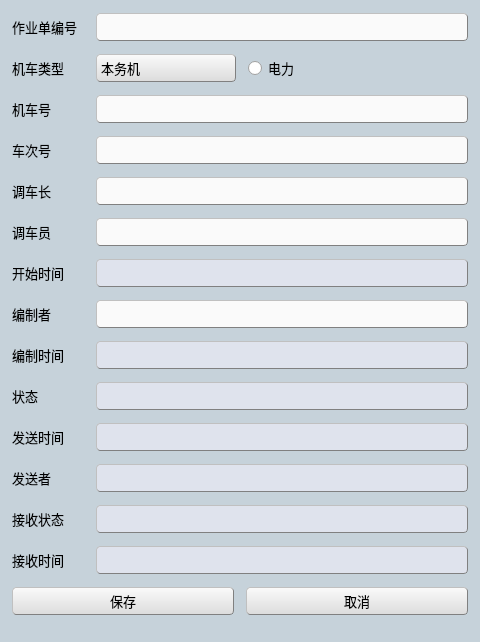
<?xml version="1.0" encoding="UTF-8"?>
<ui version="4.0">
 <class>WorksheetsDetailsWnd</class>
 <widget class="QWidget" name="WorksheetsDetailsWnd">
  <property name="geometry">
   <rect>
    <x>0</x>
    <y>0</y>
    <width>480</width>
    <height>642</height>
   </rect>
  </property>
  <property name="minimumSize">
   <size>
    <width>480</width>
    <height>642</height>
   </size>
  </property>
  <property name="maximumSize">
   <size>
    <width>480</width>
    <height>642</height>
   </size>
  </property>
  <property name="palette">
   <palette>
    <active>
     <colorrole role="Base">
      <brush brushstyle="SolidPattern">
       <color alpha="255">
        <red>255</red>
        <green>255</green>
        <blue>255</blue>
       </color>
      </brush>
     </colorrole>
     <colorrole role="Window">
      <brush brushstyle="SolidPattern">
       <color alpha="255">
        <red>198</red>
        <green>210</green>
        <blue>218</blue>
       </color>
      </brush>
     </colorrole>
    </active>
    <inactive>
     <colorrole role="Base">
      <brush brushstyle="SolidPattern">
       <color alpha="255">
        <red>255</red>
        <green>255</green>
        <blue>255</blue>
       </color>
      </brush>
     </colorrole>
     <colorrole role="Window">
      <brush brushstyle="SolidPattern">
       <color alpha="255">
        <red>198</red>
        <green>210</green>
        <blue>218</blue>
       </color>
      </brush>
     </colorrole>
    </inactive>
    <disabled>
     <colorrole role="Base">
      <brush brushstyle="SolidPattern">
       <color alpha="255">
        <red>198</red>
        <green>210</green>
        <blue>218</blue>
       </color>
      </brush>
     </colorrole>
     <colorrole role="Window">
      <brush brushstyle="SolidPattern">
       <color alpha="255">
        <red>198</red>
        <green>210</green>
        <blue>218</blue>
       </color>
      </brush>
     </colorrole>
    </disabled>
   </palette>
  </property>
  <property name="windowTitle">
   <string>Form</string>
  </property>
  <property name="styleSheet">
   <string notr="true">QPushButton
{
	background-color: rgb(240, 240, 240);
	border:1px groove gray;
	border-radius:4px;
	padding:2px 4px;
	border-style:outset;
	background-color: qlineargradient(spread:pad, x1:0, y1:1, x2:0, y2:0, stop:0 rgba(220, 220, 220, 255), stop:1 rgba(250, 250, 250, 255));
}

QPushButton:hover
{
	background-color: rgb(229, 241, 251);
	color:black
}
QPushButton:pressed
{
	background-color: rgb(204, 228, 247);
	border-style:inset
}
</string>
  </property>
  <layout class="QVBoxLayout" name="verticalLayout">
   <property name="spacing">
    <number>12</number>
   </property>
   <property name="leftMargin">
    <number>12</number>
   </property>
   <property name="topMargin">
    <number>12</number>
   </property>
   <property name="rightMargin">
    <number>12</number>
   </property>
   <property name="bottomMargin">
    <number>12</number>
   </property>
   <item>
    <layout class="QHBoxLayout" name="horizontalLayout">
     <property name="spacing">
      <number>12</number>
     </property>
     <item>
      <widget class="QLabel" name="label">
       <property name="minimumSize">
        <size>
         <width>72</width>
         <height>28</height>
        </size>
       </property>
       <property name="maximumSize">
        <size>
         <width>72</width>
         <height>28</height>
        </size>
       </property>
       <property name="font">
        <font>
         <family>微软雅黑</family>
         <pointsize>10</pointsize>
        </font>
       </property>
       <property name="text">
        <string>作业单编号</string>
       </property>
      </widget>
     </item>
     <item>
      <widget class="QLineEdit" name="lineEdit">
       <property name="minimumSize">
        <size>
         <width>0</width>
         <height>28</height>
        </size>
       </property>
       <property name="maximumSize">
        <size>
         <width>16777215</width>
         <height>28</height>
        </size>
       </property>
       <property name="font">
        <font>
         <family>微软雅黑</family>
         <pointsize>10</pointsize>
        </font>
       </property>
       <property name="styleSheet">
        <string notr="true">border-style: outset; 
border-width: 1px; 
border-color: gray;
background-color: rgb(250, 250, 250);
border-radius:4px;
padding:1px 1px;</string>
       </property>
      </widget>
     </item>
    </layout>
   </item>
   <item>
    <layout class="QHBoxLayout" name="horizontalLayout_2">
     <property name="spacing">
      <number>12</number>
     </property>
     <item>
      <widget class="QLabel" name="label_2">
       <property name="minimumSize">
        <size>
         <width>72</width>
         <height>28</height>
        </size>
       </property>
       <property name="maximumSize">
        <size>
         <width>72</width>
         <height>28</height>
        </size>
       </property>
       <property name="font">
        <font>
         <family>微软雅黑</family>
         <pointsize>10</pointsize>
        </font>
       </property>
       <property name="text">
        <string>机车类型</string>
       </property>
      </widget>
     </item>
     <item>
      <widget class="QPushButton" name="pushButton">
       <property name="minimumSize">
        <size>
         <width>140</width>
         <height>28</height>
        </size>
       </property>
       <property name="maximumSize">
        <size>
         <width>140</width>
         <height>28</height>
        </size>
       </property>
       <property name="font">
        <font>
         <family>微软雅黑</family>
         <pointsize>10</pointsize>
        </font>
       </property>
       <property name="styleSheet">
        <string notr="true">text-align:left</string>
       </property>
       <property name="text">
        <string>本务机</string>
       </property>
      </widget>
     </item>
     <item>
      <widget class="QRadioButton" name="radioButton">
       <property name="minimumSize">
        <size>
         <width>0</width>
         <height>28</height>
        </size>
       </property>
       <property name="maximumSize">
        <size>
         <width>16777215</width>
         <height>28</height>
        </size>
       </property>
       <property name="font">
        <font>
         <family>微软雅黑</family>
         <pointsize>10</pointsize>
        </font>
       </property>
       <property name="text">
        <string>电力</string>
       </property>
      </widget>
     </item>
    </layout>
   </item>
   <item>
    <layout class="QHBoxLayout" name="horizontalLayout_3">
     <property name="spacing">
      <number>12</number>
     </property>
     <item>
      <widget class="QLabel" name="label_3">
       <property name="minimumSize">
        <size>
         <width>72</width>
         <height>28</height>
        </size>
       </property>
       <property name="maximumSize">
        <size>
         <width>72</width>
         <height>28</height>
        </size>
       </property>
       <property name="font">
        <font>
         <family>微软雅黑</family>
         <pointsize>10</pointsize>
        </font>
       </property>
       <property name="text">
        <string>机车号</string>
       </property>
      </widget>
     </item>
     <item>
      <widget class="QLineEdit" name="lineEdit_2">
       <property name="minimumSize">
        <size>
         <width>0</width>
         <height>28</height>
        </size>
       </property>
       <property name="maximumSize">
        <size>
         <width>16777215</width>
         <height>28</height>
        </size>
       </property>
       <property name="font">
        <font>
         <family>微软雅黑</family>
         <pointsize>10</pointsize>
        </font>
       </property>
       <property name="styleSheet">
        <string notr="true">border-style: outset; 
border-width: 1px; 
border-color: gray;
background-color: rgb(250, 250, 250);
border-radius:4px;
padding:1px 1px;</string>
       </property>
      </widget>
     </item>
    </layout>
   </item>
   <item>
    <layout class="QHBoxLayout" name="horizontalLayout_4">
     <property name="spacing">
      <number>12</number>
     </property>
     <item>
      <widget class="QLabel" name="label_4">
       <property name="minimumSize">
        <size>
         <width>72</width>
         <height>28</height>
        </size>
       </property>
       <property name="maximumSize">
        <size>
         <width>72</width>
         <height>28</height>
        </size>
       </property>
       <property name="font">
        <font>
         <family>微软雅黑</family>
         <pointsize>10</pointsize>
        </font>
       </property>
       <property name="text">
        <string>车次号</string>
       </property>
      </widget>
     </item>
     <item>
      <widget class="QLineEdit" name="lineEdit_3">
       <property name="minimumSize">
        <size>
         <width>0</width>
         <height>28</height>
        </size>
       </property>
       <property name="maximumSize">
        <size>
         <width>16777215</width>
         <height>28</height>
        </size>
       </property>
       <property name="font">
        <font>
         <family>微软雅黑</family>
         <pointsize>10</pointsize>
        </font>
       </property>
       <property name="styleSheet">
        <string notr="true">border-style: outset; 
border-width: 1px; 
border-color: gray;
background-color: rgb(250, 250, 250);
border-radius:4px;
padding:1px 1px;</string>
       </property>
      </widget>
     </item>
    </layout>
   </item>
   <item>
    <layout class="QHBoxLayout" name="horizontalLayout_5">
     <property name="spacing">
      <number>12</number>
     </property>
     <item>
      <widget class="QLabel" name="label_5">
       <property name="minimumSize">
        <size>
         <width>72</width>
         <height>28</height>
        </size>
       </property>
       <property name="maximumSize">
        <size>
         <width>72</width>
         <height>28</height>
        </size>
       </property>
       <property name="font">
        <font>
         <family>微软雅黑</family>
         <pointsize>10</pointsize>
        </font>
       </property>
       <property name="text">
        <string>调车长</string>
       </property>
      </widget>
     </item>
     <item>
      <widget class="QLineEdit" name="lineEdit_4">
       <property name="minimumSize">
        <size>
         <width>0</width>
         <height>28</height>
        </size>
       </property>
       <property name="maximumSize">
        <size>
         <width>16777215</width>
         <height>28</height>
        </size>
       </property>
       <property name="font">
        <font>
         <family>微软雅黑</family>
         <pointsize>10</pointsize>
        </font>
       </property>
       <property name="styleSheet">
        <string notr="true">border-style: outset; 
border-width: 1px; 
border-color: gray;
background-color: rgb(250, 250, 250);
border-radius:4px;
padding:1px 1px;</string>
       </property>
      </widget>
     </item>
    </layout>
   </item>
   <item>
    <layout class="QHBoxLayout" name="horizontalLayout_6">
     <property name="spacing">
      <number>12</number>
     </property>
     <item>
      <widget class="QLabel" name="label_6">
       <property name="minimumSize">
        <size>
         <width>72</width>
         <height>28</height>
        </size>
       </property>
       <property name="maximumSize">
        <size>
         <width>72</width>
         <height>28</height>
        </size>
       </property>
       <property name="font">
        <font>
         <family>微软雅黑</family>
         <pointsize>10</pointsize>
        </font>
       </property>
       <property name="text">
        <string>调车员</string>
       </property>
      </widget>
     </item>
     <item>
      <widget class="QLineEdit" name="lineEdit_5">
       <property name="minimumSize">
        <size>
         <width>0</width>
         <height>28</height>
        </size>
       </property>
       <property name="maximumSize">
        <size>
         <width>16777215</width>
         <height>28</height>
        </size>
       </property>
       <property name="font">
        <font>
         <family>微软雅黑</family>
         <pointsize>10</pointsize>
        </font>
       </property>
       <property name="styleSheet">
        <string notr="true">border-style: outset; 
border-width: 1px; 
border-color: gray;
background-color: rgb(250, 250, 250);
border-radius:4px;
padding:1px 1px;</string>
       </property>
      </widget>
     </item>
    </layout>
   </item>
   <item>
    <layout class="QHBoxLayout" name="horizontalLayout_7">
     <property name="spacing">
      <number>12</number>
     </property>
     <item>
      <widget class="QLabel" name="label_7">
       <property name="minimumSize">
        <size>
         <width>72</width>
         <height>28</height>
        </size>
       </property>
       <property name="maximumSize">
        <size>
         <width>72</width>
         <height>28</height>
        </size>
       </property>
       <property name="font">
        <font>
         <family>微软雅黑</family>
         <pointsize>10</pointsize>
        </font>
       </property>
       <property name="text">
        <string>开始时间</string>
       </property>
      </widget>
     </item>
     <item>
      <widget class="QLineEdit" name="lineEdit_6">
       <property name="minimumSize">
        <size>
         <width>0</width>
         <height>28</height>
        </size>
       </property>
       <property name="maximumSize">
        <size>
         <width>16777215</width>
         <height>28</height>
        </size>
       </property>
       <property name="font">
        <font>
         <family>微软雅黑</family>
         <pointsize>10</pointsize>
        </font>
       </property>
       <property name="styleSheet">
        <string notr="true">border-style: outset; 
border-width: 1px; 
border-color: gray;
background-color: rgb(223, 227, 237);
border-radius:4px;
padding:1px 1px;
color:rgb(102, 102, 102);</string>
       </property>
      </widget>
     </item>
    </layout>
   </item>
   <item>
    <layout class="QHBoxLayout" name="horizontalLayout_8">
     <property name="spacing">
      <number>12</number>
     </property>
     <item>
      <widget class="QLabel" name="label_8">
       <property name="minimumSize">
        <size>
         <width>72</width>
         <height>28</height>
        </size>
       </property>
       <property name="maximumSize">
        <size>
         <width>72</width>
         <height>28</height>
        </size>
       </property>
       <property name="font">
        <font>
         <family>微软雅黑</family>
         <pointsize>10</pointsize>
        </font>
       </property>
       <property name="text">
        <string>编制者</string>
       </property>
      </widget>
     </item>
     <item>
      <widget class="QLineEdit" name="lineEdit_7">
       <property name="minimumSize">
        <size>
         <width>0</width>
         <height>28</height>
        </size>
       </property>
       <property name="maximumSize">
        <size>
         <width>16777215</width>
         <height>28</height>
        </size>
       </property>
       <property name="font">
        <font>
         <family>微软雅黑</family>
         <pointsize>10</pointsize>
        </font>
       </property>
       <property name="styleSheet">
        <string notr="true">border-style: outset; 
border-width: 1px; 
border-color: gray;
background-color: rgb(250, 250, 250);
border-radius:4px;
padding:1px 1px;</string>
       </property>
      </widget>
     </item>
    </layout>
   </item>
   <item>
    <layout class="QHBoxLayout" name="horizontalLayout_9">
     <property name="spacing">
      <number>12</number>
     </property>
     <item>
      <widget class="QLabel" name="label_9">
       <property name="minimumSize">
        <size>
         <width>72</width>
         <height>28</height>
        </size>
       </property>
       <property name="maximumSize">
        <size>
         <width>72</width>
         <height>28</height>
        </size>
       </property>
       <property name="font">
        <font>
         <family>微软雅黑</family>
         <pointsize>10</pointsize>
        </font>
       </property>
       <property name="text">
        <string>编制时间</string>
       </property>
      </widget>
     </item>
     <item>
      <widget class="QLineEdit" name="lineEdit_8">
       <property name="minimumSize">
        <size>
         <width>0</width>
         <height>28</height>
        </size>
       </property>
       <property name="maximumSize">
        <size>
         <width>16777215</width>
         <height>28</height>
        </size>
       </property>
       <property name="font">
        <font>
         <family>微软雅黑</family>
         <pointsize>10</pointsize>
        </font>
       </property>
       <property name="styleSheet">
        <string notr="true">border-style: outset; 
border-width: 1px; 
border-color: gray;
background-color: rgb(223, 227, 237);
border-radius:4px;
padding:1px 1px;
color:rgb(102, 102, 102);</string>
       </property>
      </widget>
     </item>
    </layout>
   </item>
   <item>
    <layout class="QHBoxLayout" name="horizontalLayout_10">
     <property name="spacing">
      <number>12</number>
     </property>
     <item>
      <widget class="QLabel" name="label_10">
       <property name="minimumSize">
        <size>
         <width>72</width>
         <height>28</height>
        </size>
       </property>
       <property name="maximumSize">
        <size>
         <width>72</width>
         <height>28</height>
        </size>
       </property>
       <property name="font">
        <font>
         <family>微软雅黑</family>
         <pointsize>10</pointsize>
        </font>
       </property>
       <property name="text">
        <string>状态</string>
       </property>
      </widget>
     </item>
     <item>
      <widget class="QLineEdit" name="lineEdit_9">
       <property name="minimumSize">
        <size>
         <width>0</width>
         <height>28</height>
        </size>
       </property>
       <property name="maximumSize">
        <size>
         <width>16777215</width>
         <height>28</height>
        </size>
       </property>
       <property name="font">
        <font>
         <family>微软雅黑</family>
         <pointsize>10</pointsize>
        </font>
       </property>
       <property name="styleSheet">
        <string notr="true">border-style: outset; 
border-width: 1px; 
border-color: gray;
background-color: rgb(223, 227, 237);
border-radius:4px;
padding:1px 1px;
color:rgb(102, 102, 102);</string>
       </property>
      </widget>
     </item>
    </layout>
   </item>
   <item>
    <layout class="QHBoxLayout" name="horizontalLayout_11">
     <property name="spacing">
      <number>12</number>
     </property>
     <item>
      <widget class="QLabel" name="label_11">
       <property name="minimumSize">
        <size>
         <width>72</width>
         <height>28</height>
        </size>
       </property>
       <property name="maximumSize">
        <size>
         <width>72</width>
         <height>28</height>
        </size>
       </property>
       <property name="font">
        <font>
         <family>微软雅黑</family>
         <pointsize>10</pointsize>
        </font>
       </property>
       <property name="text">
        <string>发送时间</string>
       </property>
      </widget>
     </item>
     <item>
      <widget class="QLineEdit" name="lineEdit_10">
       <property name="minimumSize">
        <size>
         <width>0</width>
         <height>28</height>
        </size>
       </property>
       <property name="maximumSize">
        <size>
         <width>16777215</width>
         <height>28</height>
        </size>
       </property>
       <property name="font">
        <font>
         <family>微软雅黑</family>
         <pointsize>10</pointsize>
        </font>
       </property>
       <property name="styleSheet">
        <string notr="true">border-style: outset; 
border-width: 1px; 
border-color: gray;
background-color: rgb(223, 227, 237);
border-radius:4px;
padding:1px 1px;
color:rgb(102, 102, 102);</string>
       </property>
      </widget>
     </item>
    </layout>
   </item>
   <item>
    <layout class="QHBoxLayout" name="horizontalLayout_12">
     <property name="spacing">
      <number>12</number>
     </property>
     <item>
      <widget class="QLabel" name="label_12">
       <property name="minimumSize">
        <size>
         <width>72</width>
         <height>28</height>
        </size>
       </property>
       <property name="maximumSize">
        <size>
         <width>72</width>
         <height>28</height>
        </size>
       </property>
       <property name="font">
        <font>
         <family>微软雅黑</family>
         <pointsize>10</pointsize>
        </font>
       </property>
       <property name="text">
        <string>发送者</string>
       </property>
      </widget>
     </item>
     <item>
      <widget class="QLineEdit" name="lineEdit_11">
       <property name="minimumSize">
        <size>
         <width>0</width>
         <height>28</height>
        </size>
       </property>
       <property name="maximumSize">
        <size>
         <width>16777215</width>
         <height>28</height>
        </size>
       </property>
       <property name="font">
        <font>
         <family>微软雅黑</family>
         <pointsize>10</pointsize>
        </font>
       </property>
       <property name="styleSheet">
        <string notr="true">border-style: outset; 
border-width: 1px; 
border-color: gray;
background-color: rgb(223, 227, 237);
border-radius:4px;
padding:1px 1px;
color:rgb(102, 102, 102);</string>
       </property>
      </widget>
     </item>
    </layout>
   </item>
   <item>
    <layout class="QHBoxLayout" name="horizontalLayout_13">
     <property name="spacing">
      <number>12</number>
     </property>
     <item>
      <widget class="QLabel" name="label_13">
       <property name="minimumSize">
        <size>
         <width>72</width>
         <height>28</height>
        </size>
       </property>
       <property name="maximumSize">
        <size>
         <width>72</width>
         <height>28</height>
        </size>
       </property>
       <property name="font">
        <font>
         <family>微软雅黑</family>
         <pointsize>10</pointsize>
        </font>
       </property>
       <property name="text">
        <string>接收状态</string>
       </property>
      </widget>
     </item>
     <item>
      <widget class="QLineEdit" name="lineEdit_12">
       <property name="minimumSize">
        <size>
         <width>0</width>
         <height>28</height>
        </size>
       </property>
       <property name="maximumSize">
        <size>
         <width>16777215</width>
         <height>28</height>
        </size>
       </property>
       <property name="font">
        <font>
         <family>微软雅黑</family>
         <pointsize>10</pointsize>
        </font>
       </property>
       <property name="styleSheet">
        <string notr="true">border-style: outset; 
border-width: 1px; 
border-color: gray;
background-color: rgb(223, 227, 237);
border-radius:4px;
padding:1px 1px;
color:rgb(102, 102, 102);</string>
       </property>
      </widget>
     </item>
    </layout>
   </item>
   <item>
    <layout class="QHBoxLayout" name="horizontalLayout_14">
     <property name="spacing">
      <number>12</number>
     </property>
     <item>
      <widget class="QLabel" name="label_14">
       <property name="minimumSize">
        <size>
         <width>72</width>
         <height>28</height>
        </size>
       </property>
       <property name="maximumSize">
        <size>
         <width>72</width>
         <height>28</height>
        </size>
       </property>
       <property name="font">
        <font>
         <family>微软雅黑</family>
         <pointsize>10</pointsize>
        </font>
       </property>
       <property name="text">
        <string>接收时间</string>
       </property>
      </widget>
     </item>
     <item>
      <widget class="QLineEdit" name="lineEdit_13">
       <property name="minimumSize">
        <size>
         <width>0</width>
         <height>28</height>
        </size>
       </property>
       <property name="maximumSize">
        <size>
         <width>16777215</width>
         <height>28</height>
        </size>
       </property>
       <property name="font">
        <font>
         <family>微软雅黑</family>
         <pointsize>10</pointsize>
        </font>
       </property>
       <property name="styleSheet">
        <string notr="true">border-style: outset; 
border-width: 1px; 
border-color: gray;
background-color: rgb(223, 227, 237);
border-radius:4px;
padding:1px 1px;
color:rgb(102, 102, 102);</string>
       </property>
      </widget>
     </item>
    </layout>
   </item>
   <item>
    <layout class="QHBoxLayout" name="horizontalLayout_15">
     <property name="spacing">
      <number>12</number>
     </property>
     <item>
      <widget class="QPushButton" name="pushButton_2">
       <property name="minimumSize">
        <size>
         <width>0</width>
         <height>28</height>
        </size>
       </property>
       <property name="maximumSize">
        <size>
         <width>16777215</width>
         <height>28</height>
        </size>
       </property>
       <property name="font">
        <font>
         <family>微软雅黑</family>
         <pointsize>10</pointsize>
        </font>
       </property>
       <property name="text">
        <string>保存</string>
       </property>
      </widget>
     </item>
     <item>
      <widget class="QPushButton" name="pushButton_3">
       <property name="minimumSize">
        <size>
         <width>0</width>
         <height>28</height>
        </size>
       </property>
       <property name="maximumSize">
        <size>
         <width>16777215</width>
         <height>28</height>
        </size>
       </property>
       <property name="font">
        <font>
         <family>微软雅黑</family>
         <pointsize>10</pointsize>
        </font>
       </property>
       <property name="text">
        <string>取消</string>
       </property>
      </widget>
     </item>
    </layout>
   </item>
  </layout>
 </widget>
 <resources/>
 <connections/>
</ui>
